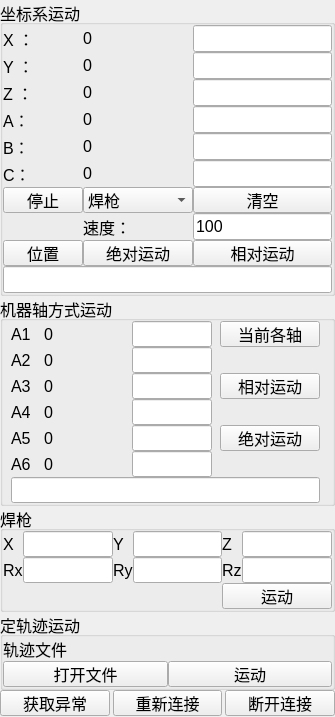
<?xml version="1.0" encoding="UTF-8"?>
<ui version="4.0">
 <class>RobotUI</class>
 <widget class="QWidget" name="RobotUI">
  <property name="geometry">
   <rect>
    <x>0</x>
    <y>0</y>
    <width>335</width>
    <height>717</height>
   </rect>
  </property>
  <property name="maximumSize">
   <size>
    <width>550</width>
    <height>717</height>
   </size>
  </property>
  <property name="windowTitle">
   <string>Form</string>
  </property>
  <layout class="QVBoxLayout" name="verticalLayout">
   <property name="spacing">
    <number>0</number>
   </property>
   <property name="leftMargin">
    <number>0</number>
   </property>
   <property name="topMargin">
    <number>0</number>
   </property>
   <property name="rightMargin">
    <number>0</number>
   </property>
   <property name="bottomMargin">
    <number>0</number>
   </property>
   <item>
    <widget class="QGroupBox" name="groupBox_11">
     <property name="maximumSize">
      <size>
       <width>16777215</width>
       <height>999</height>
      </size>
     </property>
     <property name="font">
      <font>
       <pointsize>12</pointsize>
      </font>
     </property>
     <property name="title">
      <string>坐标系运动</string>
     </property>
     <layout class="QGridLayout" name="gridLayout_3">
      <property name="leftMargin">
       <number>0</number>
      </property>
      <property name="topMargin">
       <number>0</number>
      </property>
      <property name="rightMargin">
       <number>0</number>
      </property>
      <property name="bottomMargin">
       <number>0</number>
      </property>
      <property name="spacing">
       <number>0</number>
      </property>
      <item row="0" column="0">
       <widget class="QLabel" name="label_8">
        <property name="maximumSize">
         <size>
          <width>40</width>
          <height>16777215</height>
         </size>
        </property>
        <property name="font">
         <font>
          <pointsize>12</pointsize>
         </font>
        </property>
        <property name="text">
         <string>X ：</string>
        </property>
       </widget>
      </item>
      <item row="0" column="3">
       <widget class="QLineEdit" name="dPosX">
        <property name="maximumSize">
         <size>
          <width>999</width>
          <height>16777215</height>
         </size>
        </property>
        <property name="font">
         <font>
          <pointsize>12</pointsize>
         </font>
        </property>
        <property name="text">
         <string/>
        </property>
       </widget>
      </item>
      <item row="1" column="0">
       <widget class="QLabel" name="label_9">
        <property name="maximumSize">
         <size>
          <width>40</width>
          <height>16777215</height>
         </size>
        </property>
        <property name="font">
         <font>
          <pointsize>12</pointsize>
         </font>
        </property>
        <property name="text">
         <string>Y ：</string>
        </property>
       </widget>
      </item>
      <item row="1" column="2">
       <widget class="QLabel" name="currPosY">
        <property name="minimumSize">
         <size>
          <width>0</width>
          <height>0</height>
         </size>
        </property>
        <property name="font">
         <font>
          <pointsize>12</pointsize>
         </font>
        </property>
        <property name="text">
         <string>0</string>
        </property>
       </widget>
      </item>
      <item row="1" column="3">
       <widget class="QLineEdit" name="dPosY">
        <property name="maximumSize">
         <size>
          <width>999</width>
          <height>16777215</height>
         </size>
        </property>
        <property name="font">
         <font>
          <pointsize>12</pointsize>
         </font>
        </property>
       </widget>
      </item>
      <item row="2" column="0">
       <widget class="QLabel" name="label_10">
        <property name="maximumSize">
         <size>
          <width>40</width>
          <height>16777215</height>
         </size>
        </property>
        <property name="font">
         <font>
          <pointsize>12</pointsize>
         </font>
        </property>
        <property name="text">
         <string>Z ：</string>
        </property>
       </widget>
      </item>
      <item row="2" column="2">
       <widget class="QLabel" name="currPosZ">
        <property name="minimumSize">
         <size>
          <width>0</width>
          <height>0</height>
         </size>
        </property>
        <property name="font">
         <font>
          <pointsize>12</pointsize>
         </font>
        </property>
        <property name="text">
         <string>0</string>
        </property>
       </widget>
      </item>
      <item row="2" column="3">
       <widget class="QLineEdit" name="dPosZ">
        <property name="maximumSize">
         <size>
          <width>999</width>
          <height>16777215</height>
         </size>
        </property>
        <property name="font">
         <font>
          <pointsize>12</pointsize>
         </font>
        </property>
       </widget>
      </item>
      <item row="3" column="0">
       <widget class="QLabel" name="label_11">
        <property name="maximumSize">
         <size>
          <width>40</width>
          <height>16777215</height>
         </size>
        </property>
        <property name="font">
         <font>
          <pointsize>12</pointsize>
         </font>
        </property>
        <property name="text">
         <string>A：</string>
        </property>
       </widget>
      </item>
      <item row="3" column="2">
       <widget class="QLabel" name="currPosA">
        <property name="minimumSize">
         <size>
          <width>0</width>
          <height>0</height>
         </size>
        </property>
        <property name="font">
         <font>
          <pointsize>12</pointsize>
         </font>
        </property>
        <property name="text">
         <string>0</string>
        </property>
       </widget>
      </item>
      <item row="3" column="3">
       <widget class="QLineEdit" name="dPosA">
        <property name="maximumSize">
         <size>
          <width>999</width>
          <height>16777215</height>
         </size>
        </property>
        <property name="font">
         <font>
          <pointsize>12</pointsize>
         </font>
        </property>
       </widget>
      </item>
      <item row="4" column="0">
       <widget class="QLabel" name="label_12">
        <property name="maximumSize">
         <size>
          <width>40</width>
          <height>16777215</height>
         </size>
        </property>
        <property name="font">
         <font>
          <pointsize>12</pointsize>
         </font>
        </property>
        <property name="text">
         <string>B：</string>
        </property>
       </widget>
      </item>
      <item row="4" column="2">
       <widget class="QLabel" name="currPosB">
        <property name="minimumSize">
         <size>
          <width>0</width>
          <height>0</height>
         </size>
        </property>
        <property name="font">
         <font>
          <pointsize>12</pointsize>
         </font>
        </property>
        <property name="text">
         <string>0</string>
        </property>
       </widget>
      </item>
      <item row="4" column="3">
       <widget class="QLineEdit" name="dPosB">
        <property name="maximumSize">
         <size>
          <width>999</width>
          <height>16777215</height>
         </size>
        </property>
        <property name="font">
         <font>
          <pointsize>12</pointsize>
         </font>
        </property>
       </widget>
      </item>
      <item row="5" column="0">
       <widget class="QLabel" name="label_13">
        <property name="maximumSize">
         <size>
          <width>40</width>
          <height>16777215</height>
         </size>
        </property>
        <property name="font">
         <font>
          <pointsize>12</pointsize>
         </font>
        </property>
        <property name="text">
         <string>C：</string>
        </property>
       </widget>
      </item>
      <item row="5" column="2">
       <widget class="QLabel" name="currPosC">
        <property name="minimumSize">
         <size>
          <width>0</width>
          <height>0</height>
         </size>
        </property>
        <property name="font">
         <font>
          <pointsize>12</pointsize>
         </font>
        </property>
        <property name="text">
         <string>0</string>
        </property>
       </widget>
      </item>
      <item row="5" column="3">
       <widget class="QLineEdit" name="dPosC">
        <property name="maximumSize">
         <size>
          <width>999</width>
          <height>16777215</height>
         </size>
        </property>
        <property name="font">
         <font>
          <pointsize>12</pointsize>
         </font>
        </property>
       </widget>
      </item>
      <item row="6" column="0" colspan="2">
       <widget class="QPushButton" name="stopMove">
        <property name="maximumSize">
         <size>
          <width>999</width>
          <height>26</height>
         </size>
        </property>
        <property name="font">
         <font>
          <pointsize>12</pointsize>
         </font>
        </property>
        <property name="text">
         <string>停止</string>
        </property>
       </widget>
      </item>
      <item row="6" column="2">
       <widget class="QComboBox" name="currentTCP">
        <property name="minimumSize">
         <size>
          <width>0</width>
          <height>0</height>
         </size>
        </property>
        <property name="maximumSize">
         <size>
          <width>9999</width>
          <height>26</height>
         </size>
        </property>
        <property name="font">
         <font>
          <pointsize>12</pointsize>
         </font>
        </property>
        <item>
         <property name="text">
          <string>焊枪</string>
         </property>
        </item>
        <item>
         <property name="text">
          <string>寻位中心点</string>
         </property>
        </item>
        <item>
         <property name="text">
          <string>法兰</string>
         </property>
        </item>
        <item>
         <property name="text">
          <string>跟踪中心点</string>
         </property>
        </item>
       </widget>
      </item>
      <item row="6" column="3">
       <widget class="QPushButton" name="clear">
        <property name="maximumSize">
         <size>
          <width>999</width>
          <height>26</height>
         </size>
        </property>
        <property name="font">
         <font>
          <pointsize>12</pointsize>
         </font>
        </property>
        <property name="text">
         <string>清空</string>
        </property>
       </widget>
      </item>
      <item row="7" column="2">
       <widget class="QLabel" name="label_14">
        <property name="font">
         <font>
          <pointsize>12</pointsize>
         </font>
        </property>
        <property name="text">
         <string>速度：</string>
        </property>
       </widget>
      </item>
      <item row="8" column="2">
       <widget class="QPushButton" name="abMove">
        <property name="maximumSize">
         <size>
          <width>999</width>
          <height>26</height>
         </size>
        </property>
        <property name="font">
         <font>
          <pointsize>12</pointsize>
         </font>
        </property>
        <property name="text">
         <string>绝对运动</string>
        </property>
       </widget>
      </item>
      <item row="9" column="0" colspan="4">
       <widget class="QLineEdit" name="coordinateString">
        <property name="font">
         <font>
          <pointsize>12</pointsize>
         </font>
        </property>
       </widget>
      </item>
      <item row="7" column="3">
       <widget class="QLineEdit" name="suEdit">
        <property name="maximumSize">
         <size>
          <width>999</width>
          <height>16777215</height>
         </size>
        </property>
        <property name="font">
         <font>
          <pointsize>12</pointsize>
         </font>
        </property>
        <property name="text">
         <string>100</string>
        </property>
       </widget>
      </item>
      <item row="0" column="2">
       <widget class="QLabel" name="currPosX">
        <property name="minimumSize">
         <size>
          <width>0</width>
          <height>0</height>
         </size>
        </property>
        <property name="font">
         <font>
          <pointsize>12</pointsize>
         </font>
        </property>
        <property name="text">
         <string>0</string>
        </property>
       </widget>
      </item>
      <item row="8" column="3">
       <widget class="QPushButton" name="relativeMove">
        <property name="maximumSize">
         <size>
          <width>999</width>
          <height>26</height>
         </size>
        </property>
        <property name="font">
         <font>
          <pointsize>12</pointsize>
         </font>
        </property>
        <property name="text">
         <string>相对运动</string>
        </property>
       </widget>
      </item>
      <item row="8" column="0">
       <widget class="QPushButton" name="getCurrPos">
        <property name="maximumSize">
         <size>
          <width>999</width>
          <height>26</height>
         </size>
        </property>
        <property name="font">
         <font>
          <pointsize>12</pointsize>
         </font>
        </property>
        <property name="text">
         <string>位置</string>
        </property>
       </widget>
      </item>
     </layout>
    </widget>
   </item>
   <item>
    <widget class="QGroupBox" name="groupBox_12">
     <property name="maximumSize">
      <size>
       <width>16777215</width>
       <height>280</height>
      </size>
     </property>
     <property name="font">
      <font>
       <pointsize>12</pointsize>
      </font>
     </property>
     <property name="title">
      <string>机器轴方式运动</string>
     </property>
     <layout class="QGridLayout" name="gridLayout_2">
      <property name="leftMargin">
       <number>0</number>
      </property>
      <property name="topMargin">
       <number>0</number>
      </property>
      <property name="rightMargin">
       <number>0</number>
      </property>
      <property name="bottomMargin">
       <number>0</number>
      </property>
      <property name="spacing">
       <number>0</number>
      </property>
      <item row="0" column="0">
       <widget class="QLabel" name="label_53">
        <property name="maximumSize">
         <size>
          <width>25</width>
          <height>16777215</height>
         </size>
        </property>
        <property name="font">
         <font>
          <pointsize>12</pointsize>
         </font>
        </property>
        <property name="text">
         <string>A1</string>
        </property>
       </widget>
      </item>
      <item row="0" column="1">
       <widget class="QLabel" name="currA1">
        <property name="minimumSize">
         <size>
          <width>40</width>
          <height>0</height>
         </size>
        </property>
        <property name="maximumSize">
         <size>
          <width>80</width>
          <height>16777215</height>
         </size>
        </property>
        <property name="font">
         <font>
          <pointsize>12</pointsize>
         </font>
        </property>
        <property name="text">
         <string>0</string>
        </property>
       </widget>
      </item>
      <item row="0" column="2">
       <widget class="QLineEdit" name="dA1">
        <property name="maximumSize">
         <size>
          <width>80</width>
          <height>26</height>
         </size>
        </property>
        <property name="font">
         <font>
          <pointsize>12</pointsize>
         </font>
        </property>
       </widget>
      </item>
      <item row="0" column="3">
       <widget class="QPushButton" name="cur_axis">
        <property name="minimumSize">
         <size>
          <width>100</width>
          <height>0</height>
         </size>
        </property>
        <property name="maximumSize">
         <size>
          <width>999</width>
          <height>26</height>
         </size>
        </property>
        <property name="font">
         <font>
          <pointsize>12</pointsize>
         </font>
        </property>
        <property name="text">
         <string>当前各轴</string>
        </property>
       </widget>
      </item>
      <item row="1" column="0">
       <widget class="QLabel" name="label_48">
        <property name="maximumSize">
         <size>
          <width>25</width>
          <height>16777215</height>
         </size>
        </property>
        <property name="font">
         <font>
          <pointsize>12</pointsize>
         </font>
        </property>
        <property name="text">
         <string>A2</string>
        </property>
       </widget>
      </item>
      <item row="1" column="1">
       <widget class="QLabel" name="currA2">
        <property name="minimumSize">
         <size>
          <width>40</width>
          <height>0</height>
         </size>
        </property>
        <property name="maximumSize">
         <size>
          <width>80</width>
          <height>16777215</height>
         </size>
        </property>
        <property name="font">
         <font>
          <pointsize>12</pointsize>
         </font>
        </property>
        <property name="text">
         <string>0</string>
        </property>
       </widget>
      </item>
      <item row="1" column="2">
       <widget class="QLineEdit" name="dA2">
        <property name="maximumSize">
         <size>
          <width>80</width>
          <height>26</height>
         </size>
        </property>
        <property name="font">
         <font>
          <pointsize>12</pointsize>
         </font>
        </property>
       </widget>
      </item>
      <item row="2" column="0">
       <widget class="QLabel" name="label_52">
        <property name="maximumSize">
         <size>
          <width>25</width>
          <height>16777215</height>
         </size>
        </property>
        <property name="font">
         <font>
          <pointsize>12</pointsize>
         </font>
        </property>
        <property name="text">
         <string>A3</string>
        </property>
       </widget>
      </item>
      <item row="2" column="1">
       <widget class="QLabel" name="currA3">
        <property name="minimumSize">
         <size>
          <width>40</width>
          <height>0</height>
         </size>
        </property>
        <property name="maximumSize">
         <size>
          <width>80</width>
          <height>16777215</height>
         </size>
        </property>
        <property name="font">
         <font>
          <pointsize>12</pointsize>
         </font>
        </property>
        <property name="text">
         <string>0</string>
        </property>
       </widget>
      </item>
      <item row="2" column="2">
       <widget class="QLineEdit" name="dA3">
        <property name="maximumSize">
         <size>
          <width>80</width>
          <height>26</height>
         </size>
        </property>
        <property name="font">
         <font>
          <pointsize>12</pointsize>
         </font>
        </property>
       </widget>
      </item>
      <item row="2" column="3">
       <widget class="QPushButton" name="relativeMoveAxle">
        <property name="minimumSize">
         <size>
          <width>100</width>
          <height>0</height>
         </size>
        </property>
        <property name="maximumSize">
         <size>
          <width>999</width>
          <height>26</height>
         </size>
        </property>
        <property name="font">
         <font>
          <pointsize>12</pointsize>
         </font>
        </property>
        <property name="text">
         <string>相对运动</string>
        </property>
       </widget>
      </item>
      <item row="3" column="0">
       <widget class="QLabel" name="label_50">
        <property name="maximumSize">
         <size>
          <width>25</width>
          <height>16777215</height>
         </size>
        </property>
        <property name="font">
         <font>
          <pointsize>12</pointsize>
         </font>
        </property>
        <property name="text">
         <string>A4</string>
        </property>
       </widget>
      </item>
      <item row="3" column="1">
       <widget class="QLabel" name="currA4">
        <property name="minimumSize">
         <size>
          <width>40</width>
          <height>0</height>
         </size>
        </property>
        <property name="maximumSize">
         <size>
          <width>80</width>
          <height>16777215</height>
         </size>
        </property>
        <property name="font">
         <font>
          <pointsize>12</pointsize>
         </font>
        </property>
        <property name="text">
         <string>0</string>
        </property>
       </widget>
      </item>
      <item row="3" column="2">
       <widget class="QLineEdit" name="dA4">
        <property name="maximumSize">
         <size>
          <width>80</width>
          <height>26</height>
         </size>
        </property>
        <property name="font">
         <font>
          <pointsize>12</pointsize>
         </font>
        </property>
       </widget>
      </item>
      <item row="4" column="0">
       <widget class="QLabel" name="label_51">
        <property name="maximumSize">
         <size>
          <width>25</width>
          <height>16777215</height>
         </size>
        </property>
        <property name="font">
         <font>
          <pointsize>12</pointsize>
         </font>
        </property>
        <property name="text">
         <string>A5</string>
        </property>
       </widget>
      </item>
      <item row="4" column="1">
       <widget class="QLabel" name="currA5">
        <property name="minimumSize">
         <size>
          <width>40</width>
          <height>0</height>
         </size>
        </property>
        <property name="maximumSize">
         <size>
          <width>80</width>
          <height>16777215</height>
         </size>
        </property>
        <property name="font">
         <font>
          <pointsize>12</pointsize>
         </font>
        </property>
        <property name="text">
         <string>0</string>
        </property>
       </widget>
      </item>
      <item row="4" column="2">
       <widget class="QLineEdit" name="dA5">
        <property name="maximumSize">
         <size>
          <width>80</width>
          <height>26</height>
         </size>
        </property>
        <property name="font">
         <font>
          <pointsize>12</pointsize>
         </font>
        </property>
       </widget>
      </item>
      <item row="4" column="3">
       <widget class="QPushButton" name="absoluteMoveAxle">
        <property name="minimumSize">
         <size>
          <width>100</width>
          <height>0</height>
         </size>
        </property>
        <property name="maximumSize">
         <size>
          <width>100</width>
          <height>26</height>
         </size>
        </property>
        <property name="font">
         <font>
          <pointsize>12</pointsize>
         </font>
        </property>
        <property name="text">
         <string>绝对运动</string>
        </property>
       </widget>
      </item>
      <item row="5" column="0">
       <widget class="QLabel" name="label_49">
        <property name="maximumSize">
         <size>
          <width>25</width>
          <height>16777215</height>
         </size>
        </property>
        <property name="font">
         <font>
          <pointsize>12</pointsize>
         </font>
        </property>
        <property name="text">
         <string>A6</string>
        </property>
       </widget>
      </item>
      <item row="5" column="1">
       <widget class="QLabel" name="currA6">
        <property name="minimumSize">
         <size>
          <width>40</width>
          <height>0</height>
         </size>
        </property>
        <property name="maximumSize">
         <size>
          <width>80</width>
          <height>16777215</height>
         </size>
        </property>
        <property name="font">
         <font>
          <pointsize>12</pointsize>
         </font>
        </property>
        <property name="text">
         <string>0</string>
        </property>
       </widget>
      </item>
      <item row="5" column="2">
       <widget class="QLineEdit" name="dA6">
        <property name="maximumSize">
         <size>
          <width>80</width>
          <height>26</height>
         </size>
        </property>
        <property name="font">
         <font>
          <pointsize>12</pointsize>
         </font>
        </property>
       </widget>
      </item>
      <item row="6" column="0" colspan="4">
       <widget class="QLineEdit" name="jmove">
        <property name="maximumSize">
         <size>
          <width>500</width>
          <height>26</height>
         </size>
        </property>
        <property name="font">
         <font>
          <pointsize>12</pointsize>
         </font>
        </property>
       </widget>
      </item>
     </layout>
    </widget>
   </item>
   <item>
    <widget class="QGroupBox" name="groupBox_13">
     <property name="maximumSize">
      <size>
       <width>16777215</width>
       <height>120</height>
      </size>
     </property>
     <property name="font">
      <font>
       <pointsize>12</pointsize>
      </font>
     </property>
     <property name="title">
      <string>焊枪</string>
     </property>
     <layout class="QGridLayout" name="gridLayout">
      <property name="leftMargin">
       <number>0</number>
      </property>
      <property name="topMargin">
       <number>0</number>
      </property>
      <property name="rightMargin">
       <number>0</number>
      </property>
      <property name="bottomMargin">
       <number>0</number>
      </property>
      <property name="spacing">
       <number>0</number>
      </property>
      <item row="0" column="0">
       <widget class="QLabel" name="label_57">
        <property name="maximumSize">
         <size>
          <width>16777215</width>
          <height>26</height>
         </size>
        </property>
        <property name="font">
         <font>
          <pointsize>12</pointsize>
         </font>
        </property>
        <property name="text">
         <string>X</string>
        </property>
       </widget>
      </item>
      <item row="0" column="1">
       <widget class="QLineEdit" name="dx">
        <property name="maximumSize">
         <size>
          <width>999</width>
          <height>26</height>
         </size>
        </property>
        <property name="font">
         <font>
          <pointsize>12</pointsize>
         </font>
        </property>
       </widget>
      </item>
      <item row="0" column="2">
       <widget class="QLabel" name="label_58">
        <property name="maximumSize">
         <size>
          <width>16777215</width>
          <height>26</height>
         </size>
        </property>
        <property name="font">
         <font>
          <pointsize>12</pointsize>
         </font>
        </property>
        <property name="text">
         <string>Y</string>
        </property>
       </widget>
      </item>
      <item row="0" column="3">
       <widget class="QLineEdit" name="dy">
        <property name="maximumSize">
         <size>
          <width>999</width>
          <height>26</height>
         </size>
        </property>
        <property name="font">
         <font>
          <pointsize>12</pointsize>
         </font>
        </property>
       </widget>
      </item>
      <item row="0" column="4">
       <widget class="QLabel" name="label_59">
        <property name="maximumSize">
         <size>
          <width>16777215</width>
          <height>26</height>
         </size>
        </property>
        <property name="font">
         <font>
          <pointsize>12</pointsize>
         </font>
        </property>
        <property name="text">
         <string>Z</string>
        </property>
       </widget>
      </item>
      <item row="0" column="5">
       <widget class="QLineEdit" name="dz">
        <property name="maximumSize">
         <size>
          <width>999</width>
          <height>26</height>
         </size>
        </property>
        <property name="font">
         <font>
          <pointsize>12</pointsize>
         </font>
        </property>
       </widget>
      </item>
      <item row="1" column="2">
       <widget class="QLabel" name="label_55">
        <property name="maximumSize">
         <size>
          <width>16777215</width>
          <height>26</height>
         </size>
        </property>
        <property name="font">
         <font>
          <pointsize>12</pointsize>
         </font>
        </property>
        <property name="text">
         <string>Ry</string>
        </property>
       </widget>
      </item>
      <item row="1" column="3">
       <widget class="QLineEdit" name="dry">
        <property name="maximumSize">
         <size>
          <width>999</width>
          <height>26</height>
         </size>
        </property>
        <property name="font">
         <font>
          <pointsize>12</pointsize>
         </font>
        </property>
       </widget>
      </item>
      <item row="1" column="4">
       <widget class="QLabel" name="label_56">
        <property name="maximumSize">
         <size>
          <width>16777215</width>
          <height>26</height>
         </size>
        </property>
        <property name="font">
         <font>
          <pointsize>12</pointsize>
         </font>
        </property>
        <property name="text">
         <string>Rz</string>
        </property>
       </widget>
      </item>
      <item row="1" column="5">
       <widget class="QLineEdit" name="drz">
        <property name="maximumSize">
         <size>
          <width>999</width>
          <height>26</height>
         </size>
        </property>
        <property name="font">
         <font>
          <pointsize>12</pointsize>
         </font>
        </property>
       </widget>
      </item>
      <item row="2" column="4" colspan="2">
       <widget class="QPushButton" name="RxyzMove">
        <property name="minimumSize">
         <size>
          <width>60</width>
          <height>0</height>
         </size>
        </property>
        <property name="maximumSize">
         <size>
          <width>999</width>
          <height>26</height>
         </size>
        </property>
        <property name="font">
         <font>
          <pointsize>12</pointsize>
         </font>
        </property>
        <property name="text">
         <string>运动</string>
        </property>
       </widget>
      </item>
      <item row="1" column="1">
       <widget class="QLineEdit" name="drx">
        <property name="maximumSize">
         <size>
          <width>999</width>
          <height>26</height>
         </size>
        </property>
        <property name="font">
         <font>
          <pointsize>12</pointsize>
         </font>
        </property>
       </widget>
      </item>
      <item row="1" column="0">
       <widget class="QLabel" name="label_54">
        <property name="maximumSize">
         <size>
          <width>16777215</width>
          <height>26</height>
         </size>
        </property>
        <property name="font">
         <font>
          <pointsize>12</pointsize>
         </font>
        </property>
        <property name="text">
         <string>Rx</string>
        </property>
       </widget>
      </item>
     </layout>
    </widget>
   </item>
   <item>
    <widget class="QGroupBox" name="groupBox_14">
     <property name="maximumSize">
      <size>
       <width>16777215</width>
       <height>120</height>
      </size>
     </property>
     <property name="font">
      <font>
       <pointsize>12</pointsize>
      </font>
     </property>
     <property name="title">
      <string>定轨迹运动</string>
     </property>
     <layout class="QGridLayout" name="gridLayout_4">
      <property name="leftMargin">
       <number>0</number>
      </property>
      <property name="topMargin">
       <number>0</number>
      </property>
      <property name="rightMargin">
       <number>0</number>
      </property>
      <property name="bottomMargin">
       <number>0</number>
      </property>
      <property name="spacing">
       <number>0</number>
      </property>
      <item row="0" column="0">
       <widget class="QLabel" name="label_path">
        <property name="maximumSize">
         <size>
          <width>16777215</width>
          <height>26</height>
         </size>
        </property>
        <property name="font">
         <font>
          <pointsize>12</pointsize>
         </font>
        </property>
        <property name="text">
         <string>轨迹文件</string>
        </property>
       </widget>
      </item>
      <item row="1" column="0">
       <widget class="QPushButton" name="btnOpenFile">
        <property name="maximumSize">
         <size>
          <width>16777215</width>
          <height>26</height>
         </size>
        </property>
        <property name="text">
         <string>打开文件</string>
        </property>
       </widget>
      </item>
      <item row="1" column="1">
       <widget class="QPushButton" name="btnMove">
        <property name="minimumSize">
         <size>
          <width>60</width>
          <height>0</height>
         </size>
        </property>
        <property name="maximumSize">
         <size>
          <width>999</width>
          <height>26</height>
         </size>
        </property>
        <property name="font">
         <font>
          <pointsize>12</pointsize>
         </font>
        </property>
        <property name="text">
         <string>运动</string>
        </property>
       </widget>
      </item>
     </layout>
    </widget>
   </item>
   <item>
    <widget class="QWidget" name="widget" native="true">
     <property name="maximumSize">
      <size>
       <width>16777215</width>
       <height>30</height>
      </size>
     </property>
     <property name="font">
      <font>
       <pointsize>12</pointsize>
      </font>
     </property>
     <layout class="QHBoxLayout" name="horizontalLayout_2">
      <property name="spacing">
       <number>3</number>
      </property>
      <property name="leftMargin">
       <number>0</number>
      </property>
      <property name="topMargin">
       <number>0</number>
      </property>
      <property name="rightMargin">
       <number>0</number>
      </property>
      <property name="bottomMargin">
       <number>0</number>
      </property>
      <item>
       <widget class="QPushButton" name="pushButton">
        <property name="maximumSize">
         <size>
          <width>16777215</width>
          <height>26</height>
         </size>
        </property>
        <property name="font">
         <font>
          <pointsize>12</pointsize>
         </font>
        </property>
        <property name="text">
         <string>获取异常</string>
        </property>
       </widget>
      </item>
      <item>
       <widget class="QPushButton" name="pushButton_2">
        <property name="maximumSize">
         <size>
          <width>16777215</width>
          <height>26</height>
         </size>
        </property>
        <property name="font">
         <font>
          <pointsize>12</pointsize>
         </font>
        </property>
        <property name="text">
         <string>重新连接</string>
        </property>
       </widget>
      </item>
      <item>
       <widget class="QPushButton" name="btndiscon">
        <property name="maximumSize">
         <size>
          <width>16777215</width>
          <height>26</height>
         </size>
        </property>
        <property name="font">
         <font>
          <pointsize>12</pointsize>
         </font>
        </property>
        <property name="text">
         <string>断开连接</string>
        </property>
       </widget>
      </item>
     </layout>
    </widget>
   </item>
  </layout>
 </widget>
 <resources/>
 <connections/>
</ui>
